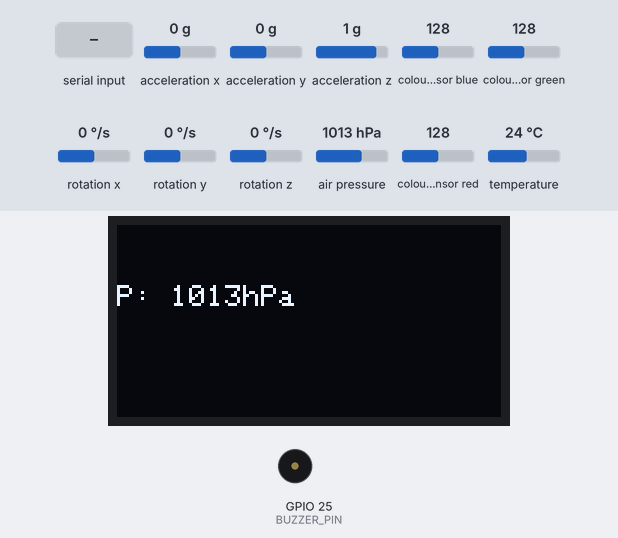
Simulated run of this sketch. Board: ESP32. Parts: 128×64 one-colour display, buzzer (waves = sounding, pin HIGH). Inputs (shaded band) come from the test bench; at power-on: temperature 24 °C, acceleration x 0 g, acceleration y 0 g, acceleration z 1 g, colour sensor blue 128, colour sensor green 128, rotation x 0 °/s, rotation y 0 °/s, rotation z 0 °/s, air pressure 1013 hPa, colour sensor red 128. What the sketch prints to the serial monitor is not drawn.

Above: at 3.6 s.
3.7 s: "H" received over Serial
At 5.2 s:
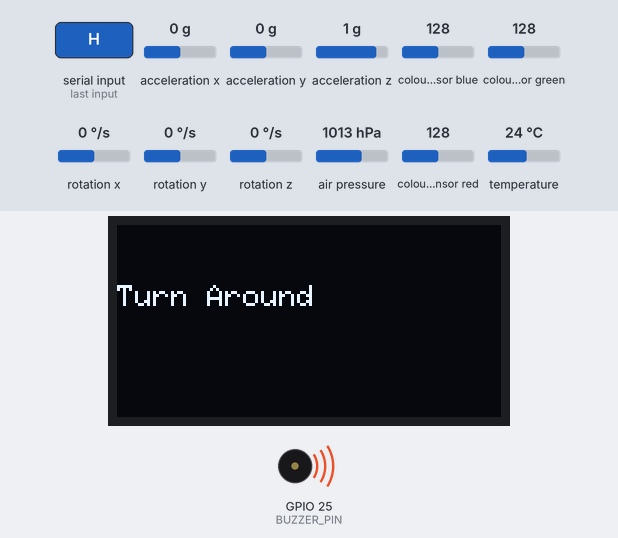
16.3 s: temperature set to 12 °C
At 23.4 s:
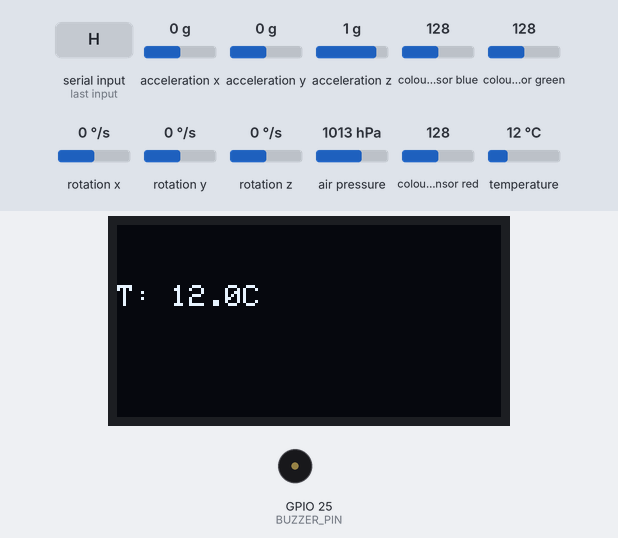
30.3 s: "R" received over Serial
At 31.5 s:
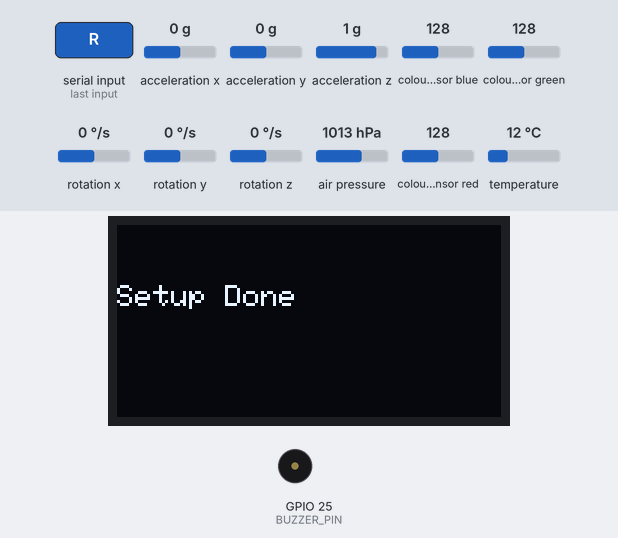
39.4 s: "N" received over Serial
At 39.8 s:
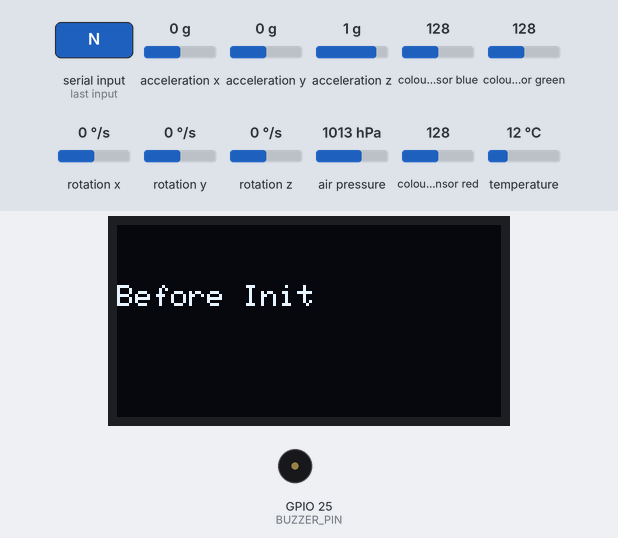
42.3 s: "H" received over Serial
At 43.2 s:
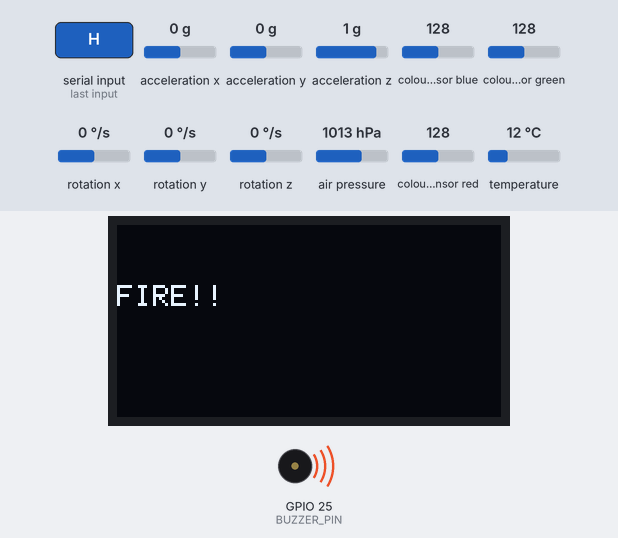
Timing chart, 0 to 44.8 s (numbered marks = the images above; inputs shaded):
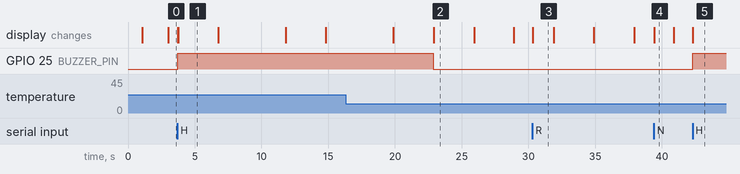

The sketch:

MYOSA.ino
```cpp
// fire_escape_guidance.ino

#include <Wire.h>
#include <Adafruit_SSD1306.h>
#include <Adafruit_GFX.h>
#include <Adafruit_BMP085.h>
#include <Adafruit_APDS9960.h>
#include <MPU6050_light.h>

#define SCREEN_WIDTH 128
#define SCREEN_HEIGHT 64
Adafruit_SSD1306 display(SCREEN_WIDTH, SCREEN_HEIGHT, &Wire, -1);

Adafruit_BMP085 bmp;
Adafruit_APDS9960 apds;
MPU6050 mpu(Wire);

#define BUZZER_PIN 25

enum State { NORMAL, HAZARD, ESCAPE };
State state = NORMAL;

struct Point { int x, y, z; };
Point entrance = {0,0,0};
Point junction;
Point room;
Point currentPos = {0,0,0};

int steps = 0;
bool turned = false;

unsigned long lastUpdate = 0;
int displayMode = 0;

void showOLED(String msg) {
  display.clearDisplay();
  display.setTextSize(1);
  display.setTextColor(WHITE);
  display.setCursor(0,20);
  display.println(msg);
  display.display();
}

void cycleDisplay() {
  unsigned long now = millis();
  if(now - lastUpdate > 3000) {
    lastUpdate = now;
    displayMode = (displayMode+1)%4;

    display.clearDisplay();
    display.setTextSize(1);
    display.setTextColor(WHITE);
    display.setCursor(0,20);

    if(displayMode==0) display.println("NO FIRE");
    if(displayMode==1) display.printf("P: %dhPa", bmp.readPressure()/100);
    if(displayMode==2) display.printf("T: %.1fC", bmp.readTemperature());
    if(displayMode==3) {
      uint16_t r,g,b,c;
      apds.getColorData(&r,&g,&b,&c);
      if(c < 1000) display.println("L: LOW");
      else if(c < 5000) display.println("L: MEDIUM");
      else display.println("L: HIGH");
    }
    display.display();
  }
}

void setup() {
  Serial.begin(115200);
  Wire.begin();
  pinMode(BUZZER_PIN, OUTPUT);

  if(!display.begin(SSD1306_SWITCHCAPVCC, 0x3C)) {
    Serial.println("OLED failed");
    while(1);
  }
  if(!bmp.begin()) Serial.println("BMP init fail");
  if(!apds.begin()) Serial.println("APDS init fail");
  else apds.enableColor(true);

  byte status = mpu.begin();
  if(status!=0) { Serial.println("MPU init fail"); while(1); }
  mpu.calcOffsets();

  showOLED("Before Init");
}

void loop() {
  mpu.update();

  if(Serial.available()) {
    char cmd = Serial.read();
    if(cmd=='E') { entrance = {0,0,0}; steps=0; Serial.println("Entrance set"); }
    if(cmd=='J') { junction = {3,0,0}; Serial.println("Junction set"); }
    if(cmd=='R') { room = {3,5,0}; Serial.println("Room set"); showOLED("Setup Done"); }
    if(cmd=='H') { state = HAZARD; showOLED("FIRE!!"); digitalWrite(BUZZER_PIN,HIGH); }
    if(cmd=='N') { state = NORMAL; steps=0; digitalWrite(BUZZER_PIN,LOW); showOLED("Before Init"); }
  }

  if(state == NORMAL) {
    cycleDisplay();

    //* Real fire detection can be implemented by setting thresholds:
    // if(bmp.readTemperature()>50 || bmp.readPressure()<900 || light>7000) { state = HAZARD; } *//
  }

  if(state == HAZARD) {
    if(currentPos.x==room.x && currentPos.y==room.y) {
      showOLED("Turn Around");
      delay(3000);
      showOLED("Walk 5 steps");
      delay(5000);
      showOLED("Turn Left");
      delay(3000);
      showOLED("Walk 3 steps");
      delay(5000);
      showOLED("EXIT");
      delay(3000);
      state = NORMAL;
      digitalWrite(BUZZER_PIN,LOW);
    }
  }
}
```

Measured:
- after the input at 3.7 s, GPIO 25 (BUZZER_PIN): LOW → HIGH at once; the display: first changes at once (image 1 shows a later state)
- after the input at 30.3 s, the display: changes at once (image 3)
- after the input at 39.4 s, the display: changes at once (image 4)
- after the input at 42.3 s, GPIO 25 (BUZZER_PIN): LOW → HIGH at once; the display: first differs from a run without the input at once (image 5)
- what the display in image 1 shows lasts 3.0 s, from 3.8 s to 6.8 s
- what the display in image 3 shows lasts 1.6 s, from 30.3 s to 31.9 s
- what the display in image 4 shows lasts 1.5 s, from 39.4 s to 40.9 s
